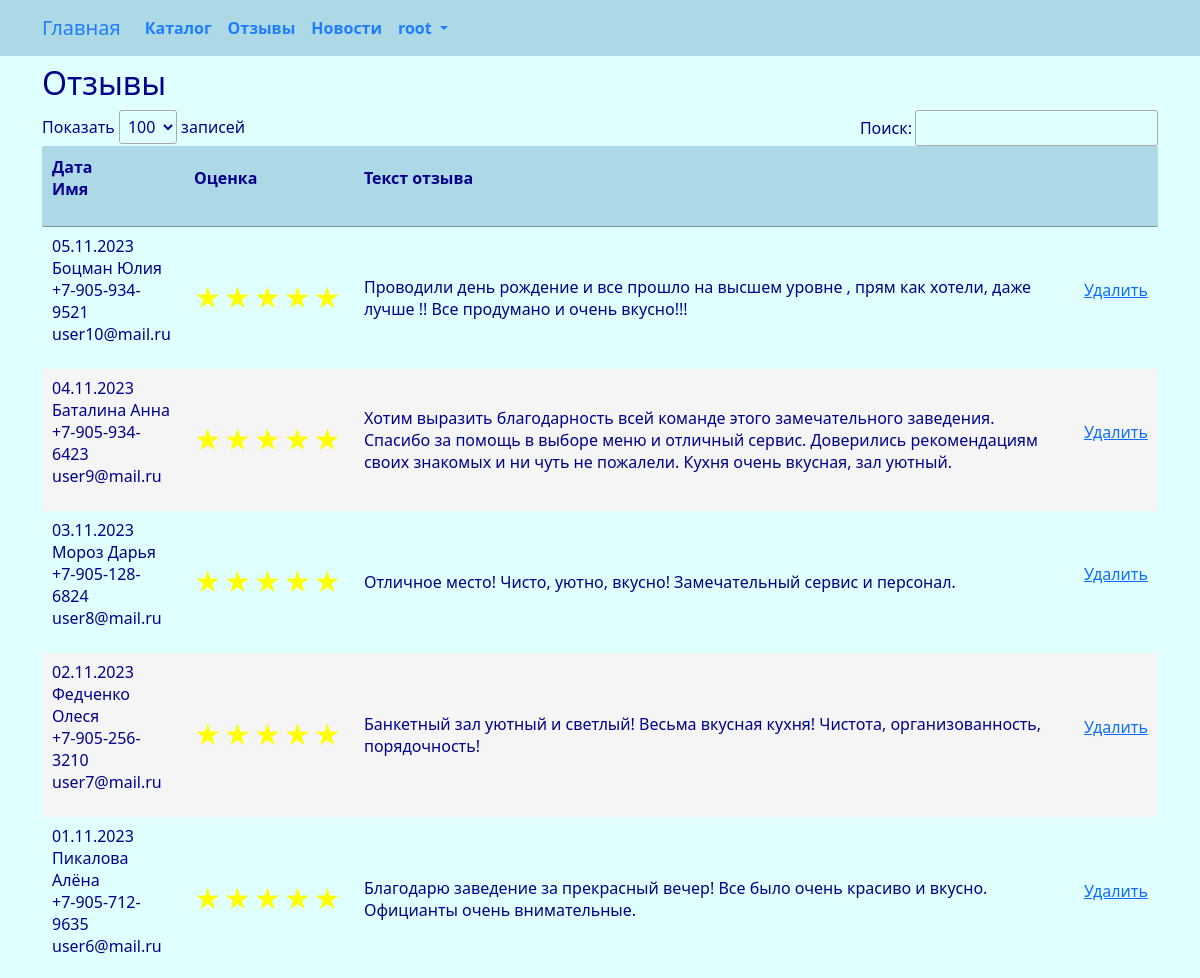
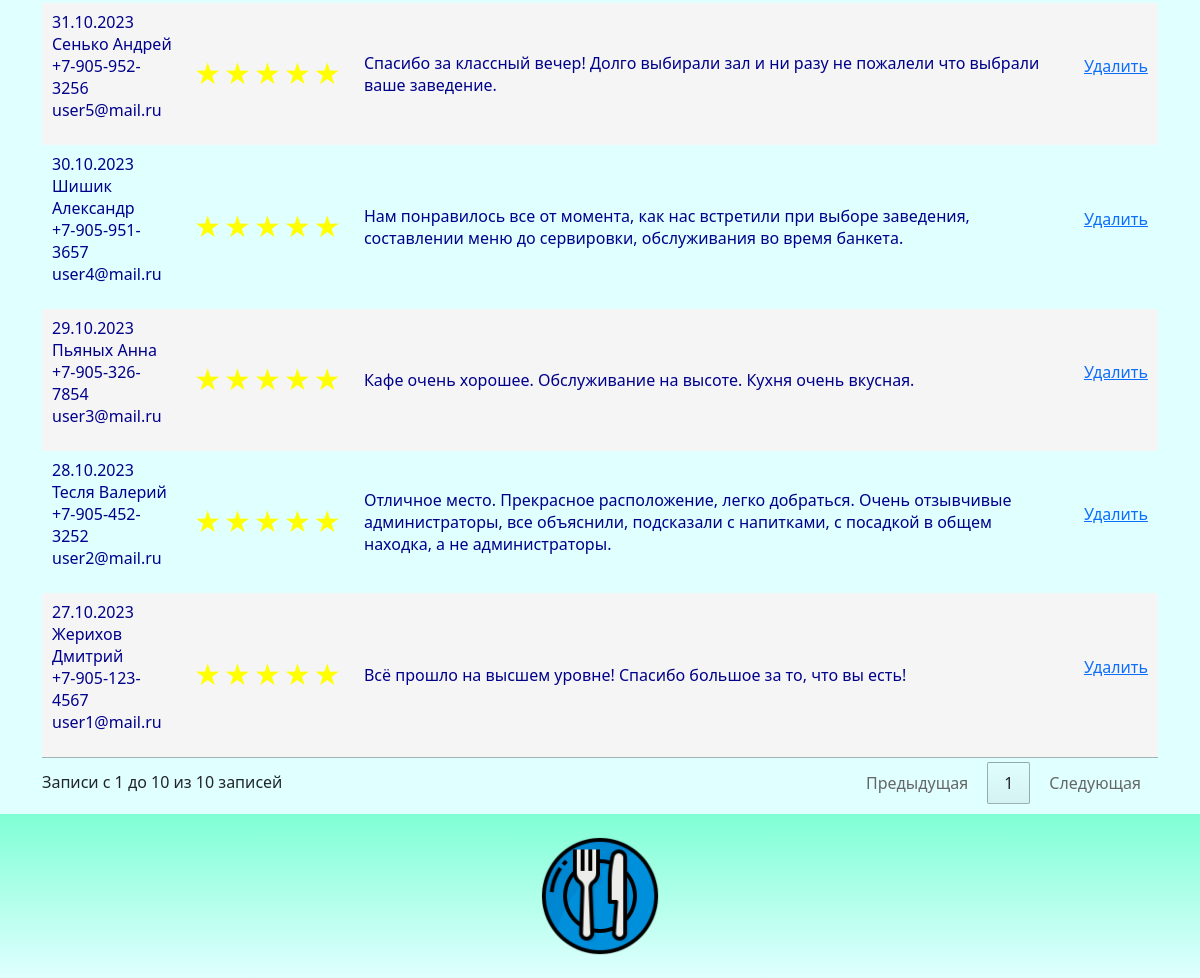
Screenshot of /review/index/ (signed in) with the database file from the repository (2 pictures, top to bottom).
### star/models.py (models this page shows, shortened)
class Review(models.Model):
    dater = models.DateTimeField(_('dater'), auto_now_add=True)
    client = models.ForeignKey(Client, related_name='review_client', on_delete=models.CASCADE)
    rating = models.IntegerField(_('rating'))
    details = models.TextField(_('review_details'))
    class Meta:
        db_table = 'review'
        indexes = [
            models.Index(fields=['dater']),
        ]
        ordering = ['dater']

class Client(models.Model):
    email = models.CharField(_('client_email'), max_length=128)
    password = models.CharField(_('password'), max_length=128)
    name = models.CharField(_('client_name'), max_length=128)
    phone = models.CharField(_('client_phone'), max_length=32)
    birthday = models.DateTimeField(_('birthday'))
    class Meta:
        db_table = 'client'
        indexes = [
            models.Index(fields=['email']),
            models.Index(fields=['name']),
        ]
        ordering = ['name']

### star/views.py (the view)
# urls.py: path('review/index/', views.review_index, name='review_index'),
@login_required
@group_required("Managers")
def review_index(request):
    try:
        review = Review.objects.all().order_by('-dater')
        return render(request, "review/index.html", {"review": review,})
    except Exception as exception:
        print(exception)
        return HttpResponse(exception)

### star/views.py (called while the page is built)
def group_required(*group_names):
    def in_groups(u):
        if u.is_authenticated:
            if bool(u.groups.filter(name__in=group_names)) | u.is_superuser:
                return True
        return False
    return user_passes_test(in_groups, login_url='403')

### templates/review/index.html (shortened to what this page needs)
{% extends "base.html" %}
{% load i18n %}
{% load static %}
{% block content %}
<h2>{% trans "reviews" %}</h2>
{% if review.count > 0 %}
<div class="row">
	<table id="myTable" class="table-manager" style="width:100%">
		<thead>
			<tr>
				<th><p>{% trans "dater" %}<br>{% trans "name" %}</p></th>
				<th><p>{% trans "rating" %}</p></th>
				<th><p>{% trans "review_details" %}</th>
				<th><p></p></th>
			</tr>
		</thead>
		<tbody>
			{% for r in review %}
			{% if r.rating != None %}
			<tr>
				<td><p>{{ r.dater | date:"d.m.Y"}}<br>{{ r.client.name }}<br>{{ r.client.phone }}<br>{{ r.client.email }}</p></td>
				<td><p>
					{% if r.rating != None %}
						<div class="Stars" style='--rating: {{ r.rating | stringformat:".1f" }};'></div>
					{% endif %}
				</p></td>
				<td><p>{{ r.details | linebreaks }}</p></td>
				<td>
					<form method="post">
						<a onclick="return confirm('Удалить запись?')" href="{% url 'review_delete' r.id %}">{% trans "Delete" %}</a>
					</form>
				</td>
			</tr>
			{% endif %}
			{% endfor %}
		</tbody>
	</table>
</div>
{% endif %}
{% endblock content %}

### templates/base.html (shortened to what this page needs)
{% load static %}
{% load i18n %}
<html>
<head>
	<link href="https://cdn.jsdelivr.net/npm/bootstrap@5.0.2/dist/css/bootstrap.min.css" rel="stylesheet">
	<link rel="stylesheet" href="{% static 'css/styles.css' %}" />
	<link rel="stylesheet" href="{% static 'css/choosen.css' %}" />
</head>
<nav class="navbar navbar-expand-lg justify-content-center">
	<div class="container">
		<div class="collapse navbar-collapse" id="mainMenu">
			<ul class="navbar-nav me-auto mb-2 mb-lg-0">
				<a class="navbar-brand" href="{{ HTTP_HOST }}/">{% trans "Home" %}</a>
				<li class="nav-item">
					<a class="nav-link" href="{% url 'catalog_list' %}">{% trans "catalog" %}</a>
				</li>
				<li class="nav-item">
					<a class="nav-link" href="{% url 'review_list' %}">{% trans "reviews" %}</a>
				</li>
				<li class="nav-item">
					<a class="nav-link" href="{% url 'news_list' %}">{% trans "newss" %}</a>
				</li>
				{% if user.is_authenticated %}
				<li class="nav-item dropdown">
					<a class="nav-link dropdown-toggle" href="#" id="navbarDropdown" role="button" data-bs-toggle="dropdown" aria-expanded="false">
						{{ user.username }}
					</a>
				</li>
				{% else %}
				<form class="form-inline ml-auto">
					<a href="{% url 'login' %}" class="btn btn-outline-secondary">{% trans "Log In" %}</a>
				</form>
				{% endif %}
			</ul>
		</div>
	</div>
</nav>
<body>
	<div class="container">
		{% block content%}{% endblock content %}
	</div>
</body>
<footer class="container-fluid text-center bg-lightgray">
	<div class="copyrights">
		<img src="{% static 'images/logo.png' %}" alt="logo" style="height:144px; padding: 10px;">
	</div>
</footer>
<link rel="stylesheet" href="https://cdn.datatables.net/1.11.2/css/jquery.dataTables.min.css">
<link href="{% static 'css/jquery.fancybox.min.css' %}" rel="stylesheet">
</html>

### static/css/styles.css (style rules this page uses)
:root { --navbar-background-color: LightBlue; --navbar-text-color: #1F7EFE; --main-background-color-light: LightCyan; --main-background-color-dark: LightBlue; --main-text-color: DarkBlue; --main-header-color: DarkBlue; --main-text-attention-color: Purple; --footer-background-color-light: LightCyan; --footer-background-color-dark: Aquamarine; --footer-text-color: Teal; --card-background-color-light: LightCyan; --card-background-color-dark: LightBlue; --card-text-color: SeaGreen; --table-background-color-light: LightCyan; --table-background-color-dark: #F5F5F5; --table-text-color: DarkBlue; --star-size: 30px; --star-color: LightYellow; --star-background: Yellow ; }
.navbar { background-color: var(--navbar-background-color); color: var(--navbar-text-color); }
.navbar .navbar-nav, .navbar .navbar-nav .navbar-text { color: var(--navbar-text-color); }
.navbar ul { background-color: var(--navbar-background-color); color: var(--navbar-text-color); }
.navbar li { background-color: var(--navbar-background-color); color: var(--navbar-text-color); }
.navbar a { background-color: var(--navbar-background-color); color: var(--navbar-text-color); }
.navbar-brand { background-color: var(--navbar-background-color); color: var(--navbar-text-color); }
.nav-item { background-color: var(--navbar-background-color); color: var(--navbar-text-color); font-weight: bold; }
body { background-color: var(--main-background-color-light); }
h1, h2, h3, h4, h5, h6 { color: var(--main-header-color); }
p, ul, li, label { color: var(--main-text-color); }
.table-manager tbody { width: 100%; background-color: var(--main-background-color-light); border: none; margin-top: 20px; margin-bottom: 20px; }
.table-manager thead th { background-color: var(--main-background-color-dark); color: var(--main-text-color); font-weight: bold; text-align: left; padding: 10px; }
.table-manager thead tr th:first-child { border-radius: 2px 0 0 2px; }
.table-manager thead tr th:last-child { border-radius: 0 2px 2px 0; }
.table-manager tbody td { text-align: left; border: none; padding: 5px 5px; vertical-align: top; }
.table-manager tbody tr:nth-child(odd) { background: var(--table-background-color-light); }
.table-manager tbody tr:nth-child(even) { background: var(--table-background-color-dark); }
.table-manager tbody tr td:first-child { border-radius: 2px 0 0 2px; }
.table-manager tbody tr td:last-child { border-radius: 0 2px 2px 0; }
.Stars { --percent: calc(var(--rating) / 5 * 100%); display: inline-block; display: block; margin-left: auto; margin-right: auto; font-size: var(--star-size); font-family: Times; line-height: 1; text-align: center; }
.Stars::before { content: "★★★★★"; letter-spacing: 3px; background: linear-gradient(90deg, var(--star-background) var(--percent), var(--star-color) var(--percent)); -webkit-background-clip: text; -webkit-text-fill-color: transparent; }
footer { background-image: linear-gradient(top, var(--footer-background-color-dark), var(--footer-background-color-light)); background-image: -o-linear-gradient(top, var(--footer-background-color-dark), var(--footer-background-color-light)); background-image: -moz-linear-gradient(top, var(--footer-background-color-dark), var(--footer-background-color-light)); background-image: -webkit-linear-gradient(top, var(--footer-background-color-dark), var(--footer-background-color-light)); margin-top: 10px; padding: 10px; }

### rows the page displays
Review: dater "05.11.2023", client.name "Боцман Юлия", client.phone "+7-905-934-9521", client.email "user10@mail.ru", rating 5 (drawn), details "Проводили день рождение и все прошло на высшем уровне , прям как хотели, даже лучше !! Все продумано и очень вкусно!!!"
Review: dater "04.11.2023", client.name "Баталина Анна", client.phone "+7-905-934-6423", client.email "user9@mail.ru", rating 5 (drawn), details "Хотим выразить благодарность всей команде этого замечательного заведения. Спасибо за помощь в выборе меню и отличный сервис. Доверились рекомендациям своих знакомых и ни чуть не пожалели. Кухня очень вкусная, зал уютный."
Review: dater "03.11.2023", client.name "Мороз Дарья", client.phone "+7-905-128-6824", client.email "user8@mail.ru", rating 5 (drawn), details "Отличное место! Чисто, уютно, вкусно! Замечательный сервис и персонал."
Review: dater "02.11.2023", client.name "Федченко Олеся", client.phone "+7-905-256-3210", client.email "user7@mail.ru", rating 5 (drawn), details "Банкетный зал уютный и светлый! Весьма вкусная кухня! Чистота, организованность, порядочность!"
Review: dater "01.11.2023", client.name "Пикалова Алёна", client.phone "+7-905-712-9635", client.email "user6@mail.ru", rating 5 (drawn), details "Благодарю заведение за прекрасный вечер! Все было очень красиво и вкусно. Официанты очень внимательные."
Review: dater "31.10.2023", client.name "Сенько Андрей", client.phone "+7-905-952-3256", client.email "user5@mail.ru", rating 5 (drawn), details "Спасибо за классный вечер! Долго выбирали зал и ни разу не пожалели что выбрали ваше заведение."
Review: dater "30.10.2023", client.name "Шишик Александр", client.phone "+7-905-951-3657", client.email "user4@mail.ru", rating 5 (drawn), details "Нам понравилось все от момента, как нас встретили при выборе заведения, составлении меню до сервировки, обслуживания во время банкета."
Review: dater "29.10.2023", client.name "Пьяных Анна", client.phone "+7-905-326-7854", client.email "user3@mail.ru", rating 5 (drawn), details "Кафе очень хорошее. Обслуживание на высоте. Кухня очень вкусная."
Review: dater "28.10.2023", client.name "Тесля Валерий", client.phone "+7-905-452-3252", client.email "user2@mail.ru", rating 5 (drawn), details "Отличное место. Прекрасное расположение, легко добраться. Очень отзывчивые администраторы, все объяснили, подсказали с напитками, с посадкой в общем находка, а не администраторы."
Review: dater "27.10.2023", client.name "Жерихов Дмитрий", client.phone "+7-905-123-4567", client.email "user1@mail.ru", rating 5 (drawn), details "Всё прошло на высшем уровне! Спасибо большое за то, что вы есть!"

### other values shown
{{ user.username }} "root"
